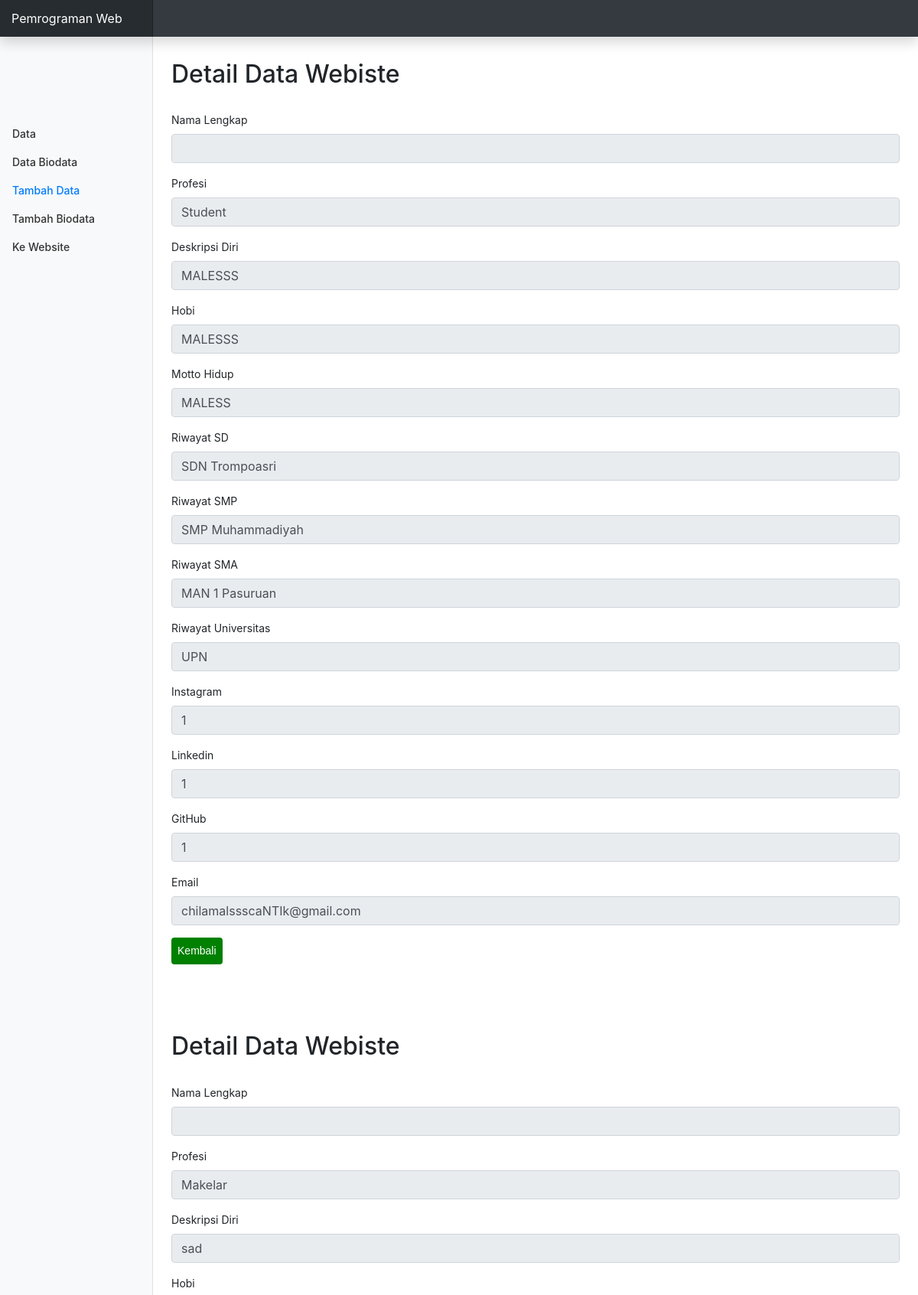
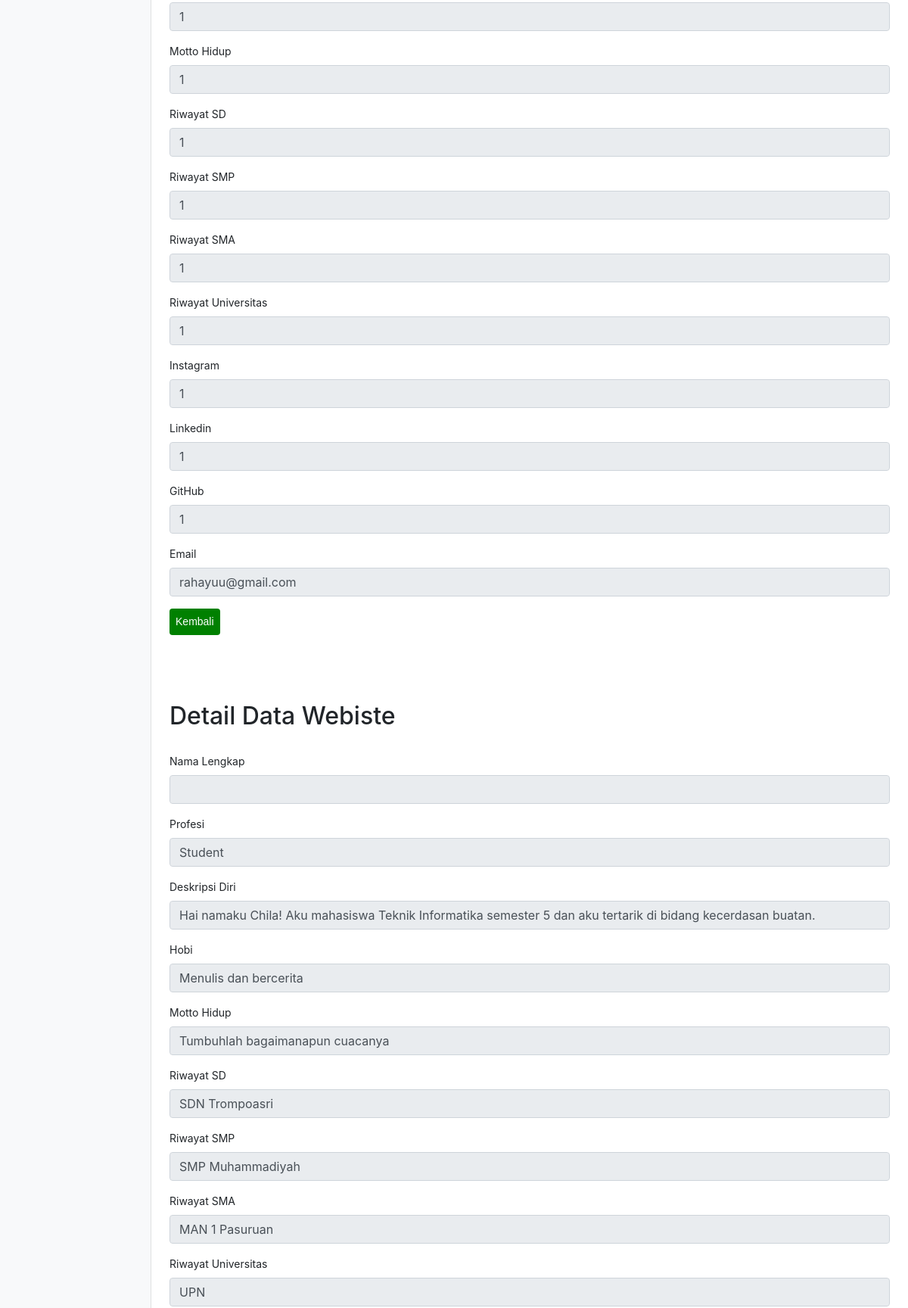
The app's page /detail.php (upper part) with its own data (2 pictures, top to bottom).
### tables this page shows
CREATE TABLE `isi_biodata` (
  `isi_id` int(11) NOT NULL,
  `id_identitas` varchar(5) NOT NULL,
  `profesi` varchar(50) NOT NULL,
  `deskripsi` varchar(256) NOT NULL,
  `hobi` varchar(100) NOT NULL,
  `motto` varchar(200) NOT NULL,
  `sd` varchar(80) NOT NULL,
  `smp` varchar(80) NOT NULL,
  `sma` varchar(80) NOT NULL,
  `universitas` varchar(100) NOT NULL,
  `instagram` varchar(30) NOT NULL,
  `linkedin` varchar(30) NOT NULL,
  `github` varchar(30) NOT NULL,
  `email` varchar(50) NOT NULL
);

### conn.php (called while the page is built, shortened)
<?php
function connection() {
   $dbServer = 'localhost';
   $dbUser = 'root';
   $dbPass = '';
   $dbName = "biodatadb";
   $conn = mysqli_connect($dbServer, $dbUser, $dbPass);
   mysqli_select_db($conn,$dbName);
   return $conn;
}

### detail.php (the view, shortened to what this page needs)
<?php
  include ('conn.php');
?>
<!DOCTYPE html>
<html>
  <head>
    <link href="assets/css/bootstrap.min.css" rel="stylesheet">
    <link href="assets/css/dashboard.css" rel="stylesheet">
  </head>
  <body>
    <nav class="navbar navbar-dark fixed-top bg-dark flex-md-nowrap p-0 shadow">
      <a class="navbar-brand col-sm-3 col-md-2 mr-0" href="#">Pemrograman Web</a>
    </nav>
    <?php
                  $query = "SELECT * FROM isi_biodata";
                  $result = mysqli_query(connection(),$query);
                 ?>
                 <?php while($data = mysqli_fetch_array($result)): ?>
    <div class="container-fluid">
      <div class="row">
        <nav class="col-md-2 d-none d-md-block bg-light sidebar">
          <div class="sidebar-sticky">
            <ul class="nav flex-column" style="margin-top:100px;">
              <li class="nav-item">
                <a class="nav-link" href="<?php echo "index.php"; ?>">Data</a>
              </li>
              <li class="nav-item">
                <a class="nav-link" href="<?php echo "databdt.php"; ?>">Data Biodata</a>
              </li>
              <li class="nav-item">
                <a class="nav-link active" href="<?php echo "form.php"; ?>">Tambah Data</a>
              </li>
              <li class="nav-item">
                <a class="nav-link" href="<?php echo "formbdt.php"; ?>">Tambah Biodata</a>
              </li>
              <li class="nav-item">
                <a class="nav-link" href="<?php echo "home.php"; ?>">Ke Website</a>
              </li>
            </ul>
          </div>
        </nav>
        <main role="main" class="col-md-9 ml-sm-auto col-lg-10 px-4">
          <h2 style="margin: 30px 0 30px 0;">Detail Data Webiste</h2>
          <form action="index.php" method="POST">
            <div class="form-group">
              <label>Nama Lengkap</label>
              <input type="text" class="form-control" value="<?php echo $data['namal']; ?>" readonly>
            </div>
            <div class="form-group">
              <label>Profesi</label>
              <input type="text" class="form-control" value="<?php echo $data['profesi']; ?>" readonly>
            </div>
            <div class="form-group">
              <label>Deskripsi Diri</label>
              <input type="text" class="form-control" value="<?php echo $data['deskripsi']; ?>" readonly>
            </div>
            <div class="form-group">
              <label>Hobi</label>
              <input type="text" class="form-control" value="<?php echo $data['hobi']; ?>" readonly>
            </div>
            <div class="form-group">
              <label>Motto Hidup</label>
              <input type="text" class="form-control" value="<?php echo $data['motto']; ?>" readonly>
            </div>
            <div class="form-group">
              <label>Riwayat SD</label>
              <input type="text" class="form-control" value="<?php echo $data['sd']; ?>" readonly>
            </div>
            <div class="form-group">
              <label>Riwayat SMP</label>
              <input type="text" class="form-control" value="<?php echo $data['smp']; ?>" readonly>
            </div>
            <div class="form-group">
              <label>Riwayat SMA</label>
              <input type="text" class="form-control" value="<?php echo $data['sma']; ?>" readonly>
            </div>
            <div class="form-group">
              <label>Riwayat Universitas</label>
              <input type="text" class="form-control" value="<?php echo $data['universitas']; ?>" readonly>
            </div>
            <div class="form-group">
              <label>Instagram</label>
              <input type="text" class="form-control" value="<?php echo $data['instagram']; ?>" readonly>
            </div>
            <div class="form-group">
              <label>Linkedin</label>
              <input type="text" class="form-control" value="<?php echo $data['linkedin']; ?>" readonly>
            </div>
            <div class="form-group">
              <label>GitHub</label>
              <input type="text" class="form-control" value="<?php echo $data['github']; ?>" readonly>
            </div>
            <div class="form-group">
              <label>Email</label>
              <input type="text" class="form-control" value="<?php echo $data['email']; ?>" readonly>
            </div>
            <button href="index.php">Kembali</button>
          </form>
        </main>
      </div>
    </div>
    <?php endwhile ?>
  </body>
</html>

### assets/css/dashboard.css (style rules this page uses)
body { font-size: .875rem; }
.sidebar { position: fixed; top: 0; bottom: 0; left: 0; z-index: 100; padding: 48px 0 0; box-shadow: inset -1px 0 0 rgba(0, 0, 0, .1); }
.sidebar-sticky { position: relative; top: 0; height: calc(100vh - 48px); padding-top: .5rem; overflow-x: hidden; overflow-y: auto; }
.sidebar .nav-link { font-weight: 500; color: #333; }
.sidebar .nav-link.active { color: #007bff; }
[role="main"] { padding-top: 48px; }
.navbar-brand { padding-top: .75rem; padding-bottom: .75rem; font-size: 1rem; background-color: rgba(0, 0, 0, .25); box-shadow: inset -1px 0 0 rgba(0, 0, 0, .25); }

### detail.php (style rules this page uses)
button[href] { width: 7%; background-color: #d6d5c9; color: white; background: green; padding: 7px; margin-bottom: 10px; border: none; border-radius: 4px; cursor: pointer; font-family: 'Century Gothic',sans-serif; }

### records on screen
isi_biodata: profesi "Student", deskripsi "MALESSS", hobi "MALESSS", motto "MALESS", sd "SDN Trompoasri", smp "SMP Muhammadiyah", sma "MAN 1 Pasuruan", instagram "1", linkedin "1", github "1", email "chilamalssscaNTIk@gmail.com"
isi_biodata: profesi "Makelar", deskripsi "sad", hobi "1", motto "1", sd "1", smp "1", sma "1", universitas "1", instagram "1", linkedin "1", github "1", email "rahayuu@gmail.com"
isi_biodata: profesi "Student", deskripsi "Hai namaku Chila! Aku mahasiswa Teknik Informatika semester 5 dan aku tertarik di bidang kecerdasan buatan.", hobi "Menulis dan bercerita", motto "Tumbuhlah bagaimanapun cuacanya", sd "SDN Trompoasri", smp "SMP Muhammadiyah", sma "MAN 1 Pasuruan"
